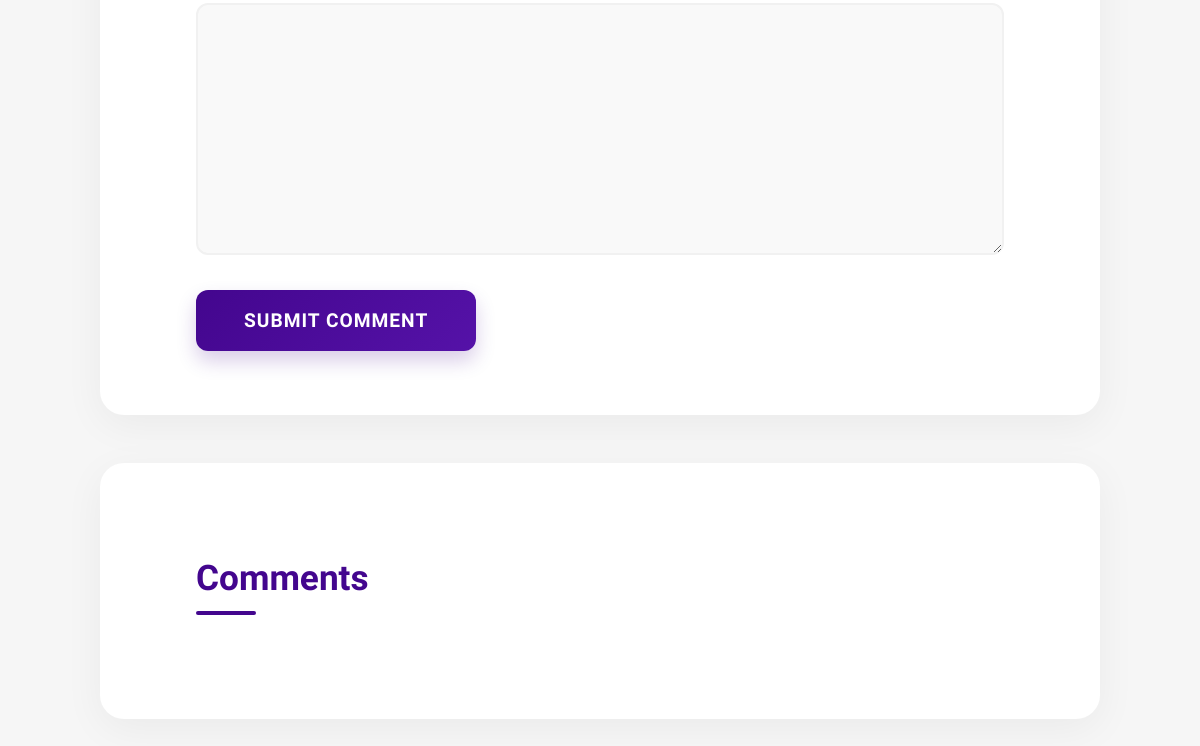
The app's page /posts/programming-is-fun/ (lower part), older data.
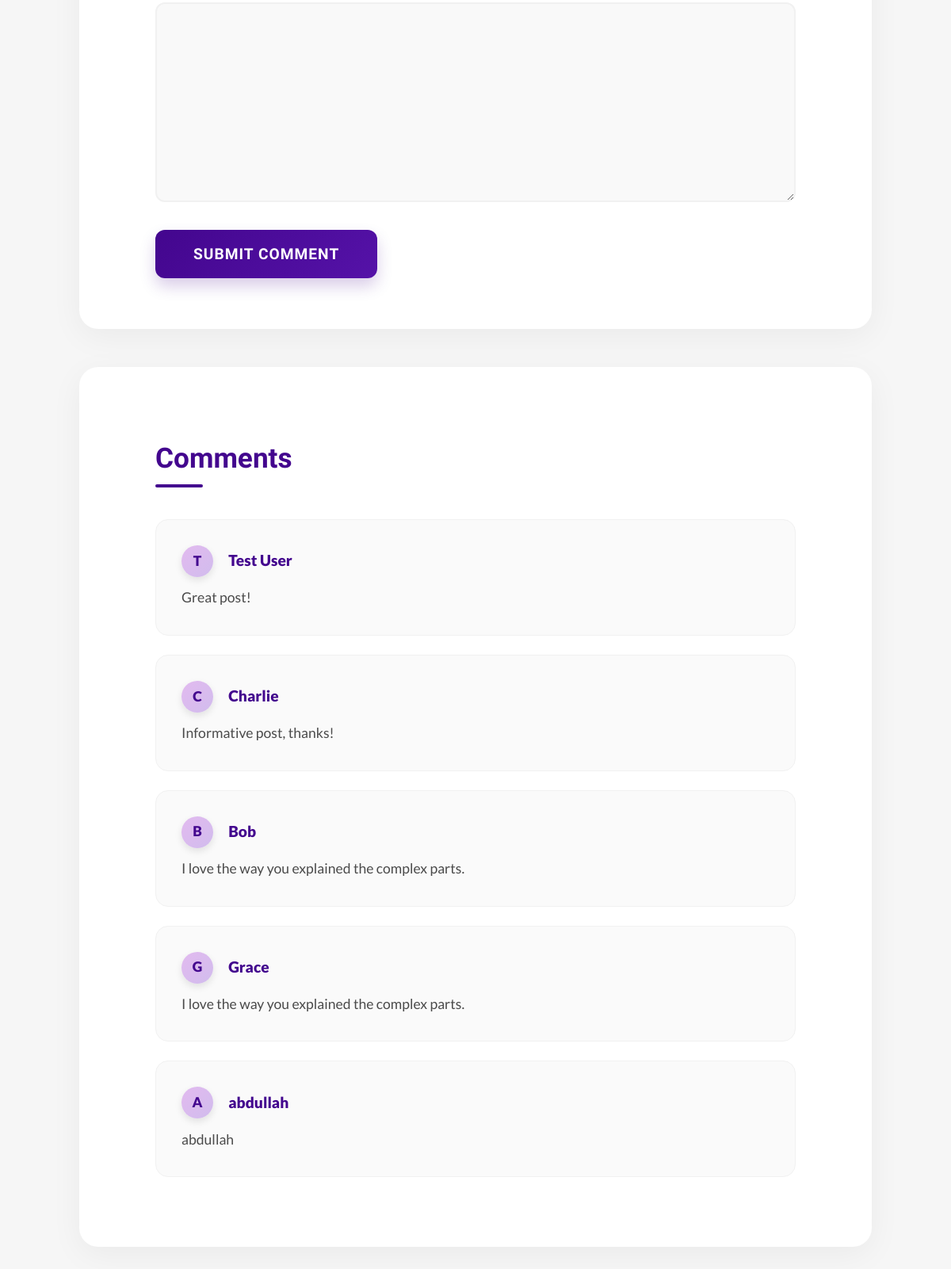
The same page, newer data.
### blog/models.py (models this page shows, shortened)
class Comment(models.Model):
    user_name = models.CharField(max_length=100)
    user_email = models.EmailField()
    text = models.TextField(max_length=400)
    post = models.ForeignKey(Post, on_delete=models.CASCADE, related_name='comments')

### blog/views.py (the view)
# urls.py: path('posts/<slug:slug>/', views.PostDetailView.as_view(), name='post_detail'),
class PostDetailView(View):
    template_name = 'blog/post-detail.html'
    model = Post
    def get(self, request, slug):
        post = Post.objects.get(slug=slug)
        context = {
            'post': post,
            'post_tags': post.tags.all(),
            'comment_form': CommentForm()
        }
        return render(request, self.template_name, context)
    def post(self, request, slug):
        comment_form = CommentForm(request.POST)
        post = Post.objects.get(slug=slug)
        if comment_form.is_valid():
            comment = comment_form.save(commit=False)
            comment.post = post
            comment.save()
            return HttpResponseRedirect(reverse('post_detail', args=[slug]))
        context = {
            'post': post,
            'post_tags': post.tags.all(),
            'comment_form': comment_form
        }
        return render(request, self.template_name, context)

### blog/forms.py
class CommentForm(forms.ModelForm):
    class Meta:
        model = Comment
        fields = ['user_name', 'user_email', 'text']
        labels = {
            'user_name': 'Your Name',
            'user_email': 'Your Email',
            'text': 'Your Comment'
        }

### blog/models.py (called while the page is built)
    def __str__(self):
        return self.caption

    def full_name(self):
        return f"{self.first_name} {self.last_name}"

    def __str__(self):
        return self.full_name()

### blog/templates/blog/post-detail.html (shortened to what this page needs)
{% extends "base.html" %}
{% load static %}
{% block css_files %}
<link rel="stylesheet" href="{% static 'blog/post-detail.css' %}?v=3" />
{% endblock %}
{% block content %}
<section id="comment-form">
    <form action="{% url "post_detail" post.slug %}" method="POST">
        {% for form_field in comment_form %}
            <div class="form-control {% if form_field.errors %}invalid{% endif %}">
                {{ form_field }}
            </div>
        {% endfor %}
        <button type="submit">Submit Comment</button>
    </form>
</section>
<section id="comments">
    <h2>Comments</h2>
    <ul>
        {% for comment in post.comments.all %}
            <li>
                <p class="comment-author">
                    <span class="avatar">{{ comment.user_name|slice:":1"|upper }}</span>
                    {{ comment.user_name }}
                </p>
                <p>{{ comment.text|linebreaks }}</p>
            </li>
        {% endfor %}
    </ul>
</section>
{% endblock %}

### templates/base.html (shortened to what this page needs)
{% load static %}
<!doctype html>
<html lang="en">
  <head>
    <link rel="stylesheet" href="{% static 'app.css' %}" />
    {% block css_files %} {% endblock %}
  </head>
  <body>
    {% block content %} {% endblock %} {% block js_files %} {% endblock %}
  </body>
</html>

### static/app.css (style rules this page uses)
* { box-sizing: border-box; word-wrap: break-word; overflow-wrap: break-word; }
body { margin: 0; font-family: 'Lato', sans-serif; background-color: #f6f6f6; color: #4a4a4a; }
ul { list-style: none; margin: 0; padding: 0; }

### blog/static/blog/post-detail.css (style rules this page uses)
#comment-form, #comments { max-width: 1000px; margin: 3rem auto; background: white; padding: 4rem 6rem; border-radius: 24px; box-shadow: 0 10px 40px rgba(0, 0, 0, 0.05); }
#comment-form h2, #comments h2 { font-family: 'Oswald', sans-serif; color: #43068e; font-size: 2.2rem; margin-bottom: 2.5rem; position: relative; padding-bottom: 1rem; }
#comment-form h2::after, #comments h2::after { content: ''; position: absolute; bottom: 0; left: 0; width: 60px; height: 4px; background: #43068e; border-radius: 2px; }
.form-control { margin-bottom: 2rem; }
.form-control input, .form-control textarea { width: 100%; padding: 1.2rem; border: 2px solid #f1f1f1; border-radius: 12px; font-family: 'Lato', sans-serif; font-size: 1.1rem; background-color: #f9f9f9; transition: all 0.3s ease; }
#comment-form button { background: linear-gradient(135deg, #43068e 0%, #5512a8 100%); color: white; border: none; padding: 1.2rem 3rem; border-radius: 12px; font-family: 'Oswald', sans-serif; font-size: 1.2rem; font-weight: bold; cursor: pointer; text-transform: uppercase; letter-spacing: 1px; transition: all 0.3s ease; box-shadow: 0 10px 20px rgba(67, 6, 142, 0.2); }
#comments ul { margin-top: 2rem; }
#comments li { padding: 2rem; background: #fafafa; border-radius: 16px; margin-bottom: 1.5rem; transition: transform 0.2s ease; border: 1px solid #f1f1f1; }
#comments .comment-author { font-weight: 800; color: #43068e; margin-bottom: 0.8rem; font-size: 1.2rem; display: flex; align-items: center; }
#comments .avatar { width: 40px; height: 40px; background: linear-gradient(135deg, #e2baef 0%, #d1bced 100%); color: #43068e; border-radius: 50%; margin-right: 1.2rem; display: flex; align-items: center; justify-content: center; font-size: 1.1rem; box-shadow: 0 4px 10px rgba(0,0,0,0.1); }
#comments p { margin: 0; font-family: 'Lato', sans-serif; color: #4a4a4a; line-height: 1.6; font-size: 1.1rem; }

Row changes from the older to the newer data that the page shows:
added Comment: user_name "T", user_name "Test User", text "Great post!"
added Comment: user_name "C", user_name "Charlie", text "Informative post, thanks!"
added Comment: user_name "B", user_name "Bob", text "I love the way you explained the complex parts."
added Comment: user_name "G", user_name "Grace", text "I love the way you explained the complex parts."
added Comment: user_name "A", user_name "abdullah", text "abdullah"
